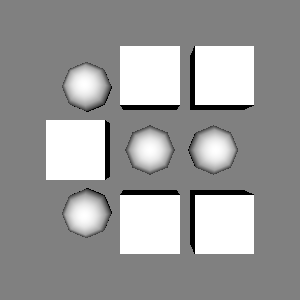

This chart was generated by the following Python code:
#!/usr/bin/env python

# Demonstrate vtkCompositePolyDataMapper with per-block visibility control.

import vtkmodules.vtkInteractionStyle  # noqa: F401
import vtkmodules.vtkRenderingOpenGL2  # noqa: F401

from vtkmodules.vtkCommonDataModel import vtkMultiBlockDataSet, vtkPolyData
from vtkmodules.vtkFiltersSources import vtkCubeSource, vtkSphereSource
from vtkmodules.vtkRenderingCore import (
    vtkActor,
    vtkCompositeDataDisplayAttributes,
    vtkCompositePolyDataMapper,
    vtkRenderWindow,
    vtkRenderWindowInteractor,
    vtkRenderer,
)

# Create multiblock dataset with 18 blocks (spheres & cubes in a 3x3 grid)
multiblock = vtkMultiBlockDataSet()
multiblock.SetNumberOfBlocks(18)

# i=0,j=0: sphere at (0,0), cube around (0,0)
sphere_src_0_0 = vtkSphereSource()
sphere_src_0_0.SetRadius(0.4)
sphere_src_0_0.SetCenter(0, 0, 0.0)
sphere_src_0_0.Update()
sphere_0_0 = vtkPolyData()
sphere_0_0.DeepCopy(sphere_src_0_0.GetOutputDataObject(0))
multiblock.SetBlock(0, sphere_0_0)

cube_src_0_0 = vtkCubeSource()
cube_src_0_0.SetBounds(-0.4, 0.4, -0.4, 0.4, 0.6, 1.4)
cube_src_0_0.Update()
cube_0_0 = vtkPolyData()
cube_0_0.DeepCopy(cube_src_0_0.GetOutputDataObject(0))
multiblock.SetBlock(1, cube_0_0)

# i=0,j=1: sphere at (0,1), cube around (0,1)
sphere_src_0_1 = vtkSphereSource()
sphere_src_0_1.SetRadius(0.4)
sphere_src_0_1.SetCenter(0, 1, 0.0)
sphere_src_0_1.Update()
sphere_0_1 = vtkPolyData()
sphere_0_1.DeepCopy(sphere_src_0_1.GetOutputDataObject(0))
multiblock.SetBlock(2, sphere_0_1)

cube_src_0_1 = vtkCubeSource()
cube_src_0_1.SetBounds(-0.4, 0.4, 0.6, 1.4, 0.6, 1.4)
cube_src_0_1.Update()
cube_0_1 = vtkPolyData()
cube_0_1.DeepCopy(cube_src_0_1.GetOutputDataObject(0))
multiblock.SetBlock(3, cube_0_1)

# i=0,j=2: sphere at (0,2), cube around (0,2)
sphere_src_0_2 = vtkSphereSource()
sphere_src_0_2.SetRadius(0.4)
sphere_src_0_2.SetCenter(0, 2, 0.0)
sphere_src_0_2.Update()
sphere_0_2 = vtkPolyData()
sphere_0_2.DeepCopy(sphere_src_0_2.GetOutputDataObject(0))
multiblock.SetBlock(4, sphere_0_2)

cube_src_0_2 = vtkCubeSource()
cube_src_0_2.SetBounds(-0.4, 0.4, 1.6, 2.4, 0.6, 1.4)
cube_src_0_2.Update()
cube_0_2 = vtkPolyData()
cube_0_2.DeepCopy(cube_src_0_2.GetOutputDataObject(0))
multiblock.SetBlock(5, cube_0_2)

# i=1,j=0: sphere at (1,0), cube around (1,0)
sphere_src_1_0 = vtkSphereSource()
sphere_src_1_0.SetRadius(0.4)
sphere_src_1_0.SetCenter(1, 0, 0.0)
sphere_src_1_0.Update()
sphere_1_0 = vtkPolyData()
sphere_1_0.DeepCopy(sphere_src_1_0.GetOutputDataObject(0))
multiblock.SetBlock(6, sphere_1_0)

cube_src_1_0 = vtkCubeSource()
cube_src_1_0.SetBounds(0.6, 1.4, -0.4, 0.4, 0.6, 1.4)
cube_src_1_0.Update()
cube_1_0 = vtkPolyData()
cube_1_0.DeepCopy(cube_src_1_0.GetOutputDataObject(0))
multiblock.SetBlock(7, cube_1_0)

# i=1,j=1: sphere at (1,1), cube around (1,1)
sphere_src_1_1 = vtkSphereSource()
sphere_src_1_1.SetRadius(0.4)
sphere_src_1_1.SetCenter(1, 1, 0.0)
sphere_src_1_1.Update()
sphere_1_1 = vtkPolyData()
sphere_1_1.DeepCopy(sphere_src_1_1.GetOutputDataObject(0))
multiblock.SetBlock(8, sphere_1_1)

cube_src_1_1 = vtkCubeSource()
cube_src_1_1.SetBounds(0.6, 1.4, 0.6, 1.4, 0.6, 1.4)
cube_src_1_1.Update()
cube_1_1 = vtkPolyData()
cube_1_1.DeepCopy(cube_src_1_1.GetOutputDataObject(0))
multiblock.SetBlock(9, cube_1_1)

# i=1,j=2: sphere at (1,2), cube around (1,2)
sphere_src_1_2 = vtkSphereSource()
sphere_src_1_2.SetRadius(0.4)
sphere_src_1_2.SetCenter(1, 2, 0.0)
sphere_src_1_2.Update()
sphere_1_2 = vtkPolyData()
sphere_1_2.DeepCopy(sphere_src_1_2.GetOutputDataObject(0))
multiblock.SetBlock(10, sphere_1_2)

cube_src_1_2 = vtkCubeSource()
cube_src_1_2.SetBounds(0.6, 1.4, 1.6, 2.4, 0.6, 1.4)
cube_src_1_2.Update()
cube_1_2 = vtkPolyData()
cube_1_2.DeepCopy(cube_src_1_2.GetOutputDataObject(0))
multiblock.SetBlock(11, cube_1_2)

# i=2,j=0: sphere at (2,0), cube around (2,0)
sphere_src_2_0 = vtkSphereSource()
sphere_src_2_0.SetRadius(0.4)
sphere_src_2_0.SetCenter(2, 0, 0.0)
sphere_src_2_0.Update()
sphere_2_0 = vtkPolyData()
sphere_2_0.DeepCopy(sphere_src_2_0.GetOutputDataObject(0))
multiblock.SetBlock(12, sphere_2_0)

cube_src_2_0 = vtkCubeSource()
cube_src_2_0.SetBounds(1.6, 2.4, -0.4, 0.4, 0.6, 1.4)
cube_src_2_0.Update()
cube_2_0 = vtkPolyData()
cube_2_0.DeepCopy(cube_src_2_0.GetOutputDataObject(0))
multiblock.SetBlock(13, cube_2_0)

# i=2,j=1: sphere at (2,1), cube around (2,1)
sphere_src_2_1 = vtkSphereSource()
sphere_src_2_1.SetRadius(0.4)
sphere_src_2_1.SetCenter(2, 1, 0.0)
sphere_src_2_1.Update()
sphere_2_1 = vtkPolyData()
sphere_2_1.DeepCopy(sphere_src_2_1.GetOutputDataObject(0))
multiblock.SetBlock(14, sphere_2_1)

cube_src_2_1 = vtkCubeSource()
cube_src_2_1.SetBounds(1.6, 2.4, 0.6, 1.4, 0.6, 1.4)
cube_src_2_1.Update()
cube_2_1 = vtkPolyData()
cube_2_1.DeepCopy(cube_src_2_1.GetOutputDataObject(0))
multiblock.SetBlock(15, cube_2_1)

# i=2,j=2: sphere at (2,2), cube around (2,2)
sphere_src_2_2 = vtkSphereSource()
sphere_src_2_2.SetRadius(0.4)
sphere_src_2_2.SetCenter(2, 2, 0.0)
sphere_src_2_2.Update()
sphere_2_2 = vtkPolyData()
sphere_2_2.DeepCopy(sphere_src_2_2.GetOutputDataObject(0))
multiblock.SetBlock(16, sphere_2_2)

cube_src_2_2 = vtkCubeSource()
cube_src_2_2.SetBounds(1.6, 2.4, 1.6, 2.4, 0.6, 1.4)
cube_src_2_2.Update()
cube_2_2 = vtkPolyData()
cube_2_2.DeepCopy(cube_src_2_2.GetOutputDataObject(0))
multiblock.SetBlock(17, cube_2_2)

# Mapper with per-block visibility
composite_mapper = vtkCompositePolyDataMapper()
composite_mapper.SetInputDataObject(multiblock)
composite_mapper.ScalarVisibilityOff()

attrs = vtkCompositeDataDisplayAttributes()
composite_mapper.SetCompositeDataDisplayAttributes(attrs)

# Set checkerboard visibility pattern (blocks 0,3,4,7,8,11,13,14,17 visible)
attrs.SetBlockVisibility(multiblock.GetBlock(0), True)
attrs.SetBlockVisibility(multiblock.GetBlock(1), False)
attrs.SetBlockVisibility(multiblock.GetBlock(2), False)
attrs.SetBlockVisibility(multiblock.GetBlock(3), True)
attrs.SetBlockVisibility(multiblock.GetBlock(4), True)
attrs.SetBlockVisibility(multiblock.GetBlock(5), False)
attrs.SetBlockVisibility(multiblock.GetBlock(6), False)
attrs.SetBlockVisibility(multiblock.GetBlock(7), True)
attrs.SetBlockVisibility(multiblock.GetBlock(8), True)
attrs.SetBlockVisibility(multiblock.GetBlock(9), False)
attrs.SetBlockVisibility(multiblock.GetBlock(10), False)
attrs.SetBlockVisibility(multiblock.GetBlock(11), True)
attrs.SetBlockVisibility(multiblock.GetBlock(12), False)
attrs.SetBlockVisibility(multiblock.GetBlock(13), True)
attrs.SetBlockVisibility(multiblock.GetBlock(14), True)
attrs.SetBlockVisibility(multiblock.GetBlock(15), False)
attrs.SetBlockVisibility(multiblock.GetBlock(16), False)
attrs.SetBlockVisibility(multiblock.GetBlock(17), True)

composite_actor = vtkActor()
composite_actor.SetMapper(composite_mapper)

# Rendering pipeline
renderer = vtkRenderer()
renderer.AddActor(composite_actor)
renderer.SetBackground(0.5, 0.5, 0.5)

render_window = vtkRenderWindow()
render_window.SetSize(300, 300)
render_window.SetMultiSamples(0)
render_window.SetAlphaBitPlanes(1)
render_window.AddRenderer(renderer)
render_window.SetWindowName("block visibility")

interactor = vtkRenderWindowInteractor()
interactor.SetRenderWindow(render_window)

interactor.Initialize()
interactor.Start()
